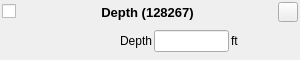
<?xml version="1.0" encoding="UTF-8"?>
<!-- Copyright (C) 2024-2026 RF StateSide LLC; SPDX-License-Identifier: AGPL-3.0-or-later -->
<ui version="4.0">
 <class>Depth128267</class>
 <widget class="QWidget" name="Depth128267">
  <property name="geometry">
   <rect>
    <x>0</x>
    <y>0</y>
    <width>300</width>
    <height>60</height>
   </rect>
  </property>
  <property name="windowTitle">
   <string>Form</string>
  </property>
  <layout class="QVBoxLayout" name="verticalLayout">
   <property name="spacing">
    <number>2</number>
   </property>
   <property name="leftMargin">
    <number>2</number>
   </property>
   <property name="topMargin">
    <number>2</number>
   </property>
   <property name="rightMargin">
    <number>2</number>
   </property>
   <property name="bottomMargin">
    <number>2</number>
   </property>
   <item>
    <layout class="QHBoxLayout" name="horizontalLayout_1">
     <item>
      <widget class="QCheckBox" name="checkBoxEnabled">
       <property name="text">
        <string/>
       </property>
       <property name="checked">
        <bool>false</bool>
       </property>
      </widget>
     </item>
     <item>
      <spacer name="horizontalSpacer">
       <property name="orientation">
        <enum>Qt::Orientation::Horizontal</enum>
       </property>
       <property name="sizeHint" stdset="0">
        <size>
         <width>40</width>
         <height>20</height>
        </size>
       </property>
      </spacer>
     </item>
     <item>
      <widget class="QLabel" name="labelTitle">
       <property name="font">
        <font>
         <pointsize>10</pointsize>
         <bold>true</bold>
        </font>
       </property>
       <property name="text">
        <string>Depth (128267)</string>
       </property>
       <property name="alignment">
        <set>Qt::AlignmentFlag::AlignCenter</set>
       </property>
      </widget>
     </item>
     <item>
      <spacer name="horizontalSpacer_2">
       <property name="orientation">
        <enum>Qt::Orientation::Horizontal</enum>
       </property>
       <property name="sizeHint" stdset="0">
        <size>
         <width>40</width>
         <height>20</height>
        </size>
       </property>
      </spacer>
     </item>
     <item>
      <widget class="QPushButton" name="pushButtonRemove">
       <property name="minimumSize">
        <size>
         <width>20</width>
         <height>20</height>
        </size>
       </property>
       <property name="maximumSize">
        <size>
         <width>20</width>
         <height>20</height>
        </size>
       </property>
       <property name="text">
        <string/>
       </property>
      </widget>
     </item>
    </layout>
   </item>
   <item>
    <layout class="QHBoxLayout" name="horizontalLayout_2">
     <item>
      <widget class="QLabel" name="labelDepth">
       <property name="minimumSize">
        <size>
         <width>150</width>
         <height>22</height>
        </size>
       </property>
       <property name="maximumSize">
        <size>
         <width>150</width>
         <height>16777215</height>
        </size>
       </property>
       <property name="text">
        <string>Depth</string>
       </property>
       <property name="alignment">
        <set>Qt::AlignmentFlag::AlignRight|Qt::AlignmentFlag::AlignTrailing|Qt::AlignmentFlag::AlignVCenter</set>
       </property>
      </widget>
     </item>
     <item>
      <widget class="QLineEdit" name="lineEditDepth">
       <property name="minimumSize">
        <size>
         <width>75</width>
         <height>22</height>
        </size>
       </property>
       <property name="maximumSize">
        <size>
         <width>75</width>
         <height>16777215</height>
        </size>
       </property>
      </widget>
     </item>
     <item>
      <widget class="ClickableLabel" name="labelUnitsDepth">
       <property name="minimumSize">
        <size>
         <width>50</width>
         <height>22</height>
        </size>
       </property>
       <property name="toolTip">
        <string>&lt;html&gt;&lt;head/&gt;&lt;body&gt;&lt;p&gt;Click to change units&lt;/p&gt;&lt;/body&gt;&lt;/html&gt;</string>
       </property>
       <property name="text">
        <string>ft</string>
       </property>
      </widget>
     </item>
    </layout>
   </item>
  </layout>
 </widget>
 <customwidgets>
  <customwidget>
   <class>ClickableLabel</class>
   <extends>QLabel</extends>
   <header location="global">clickablelabel.h</header>
  </customwidget>
 </customwidgets>
 <resources/>
 <connections/>
</ui>
